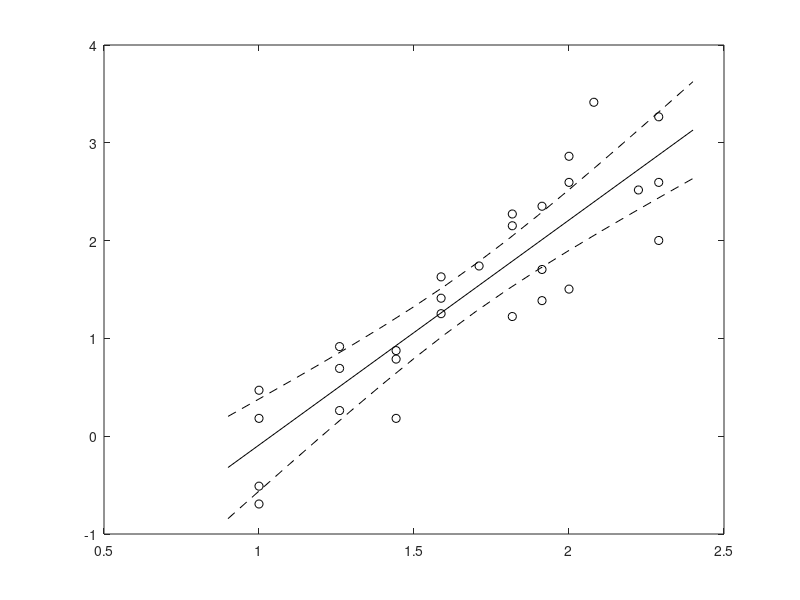
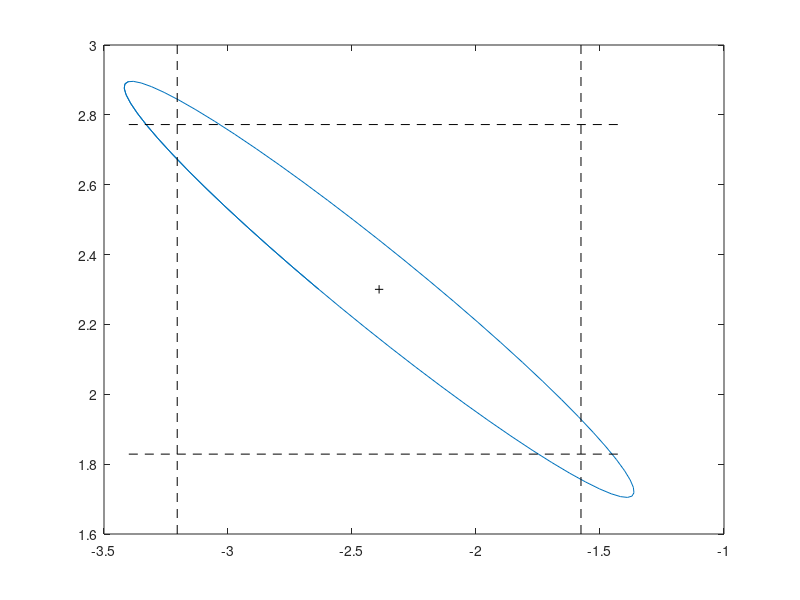

Write the MATLAB code that produced these figures, in order.
% bates and watts PCB example linear regression

function exercise4_L2_linearmodel_PCBdata
  
% for octave

pkg load statistics

figure(1); clf; figure(2);clf

[x,y]=getdata; x=x.^(1/3); y=log(y);

figure(1)
plot(x,y,'ko')

% linear regression
X=[ones(size(x)) x]; %y=y';
b=inv(X'*X)*X'*y;
P=2; % two parameters
N=length(x); %number of observatrions
nu=N-P; % degrees of freedom.  no. obs-no.parameters
bestmodel=X*b;
s2=sum((bestmodel-y).^2)./nu; s=sqrt(s2);

hold on

% 1-alpha condidence band for the response function for any x ------

Fvalue=finv(0.95,2,length(x)-2); xplot=0.9:0.1:2.4; 
XPLOT=[ones(size(xplot')) xplot']; model=XPLOT*b;

plot(xplot,model,'k')

for i=1:length(xplot)
	xh=[1; xplot(i)];
	upper(i)=xh'*b+s*sqrt(xh'*inv(X'*X)*xh)*sqrt(P*Fvalue);
	lower(i)=xh'*b-s*sqrt(xh'*inv(X'*X)*xh)*sqrt(P*Fvalue);
end

plot(xplot,upper,'k--')
plot(xplot,lower,'k--')

% contour of joint confidence interval. the ellipsoid

w=0:0.1:2.5*pi; % for plotting the elippse

[Q,R]=qr(X); R1 = R(1:2,1:2); invR1=inv(R1);

for i=1:length(w)
	    scalar=sqrt(P*s2*Fvalue);
        beta(:,i)=b+scalar*invR1*([cos(w(i)); sin(w(i))]);
    end

figure(2); plot(beta(1,:),beta(2,:))

% confidence intervals on parameter estimates

tvalue=tinv(0.975,length(x)-P);
seB=s*sqrt(diag(inv(X'*X)))*tvalue;
params=[b+seB b-seB];

xlowlim=-3.4; xhighlim=-1.4;
ylowlim=1.6; yhighlim=3;
hold on;
plot([params(1,1) params(1,1)],[ylowlim yhighlim],'k--')
plot([params(1,2) params(1,2)],[ylowlim yhighlim],'k--')
plot([xlowlim xhighlim],[params(2,1) params(2,1)],'k--')
plot([xlowlim xhighlim],[params(2,2) params(2,2)],'k--')
plot([b(1)],b(2),'k+')

end

function [x,y]=getdata

data=[...
    1   0.6
    1   1.6
    1   0.5
    1   1.2
    2   2.0
    2   1.3
    2   2.5
    3   2.2
    3   2.4
    3   1.2
    4   3.5
    4   4.1
    4   5.1
    5   5.7
    6   3.4
    6   9.7
    6   8.6
    7   4.0
    7   5.5
    7   10.5
    8   17.5
    8   13.4
    8   4.5
    9   30.4
    11  12.4
    12  13.4
    12  26.2
    12  7.4
];

x=data(:,1); y=data(:,2);

end
